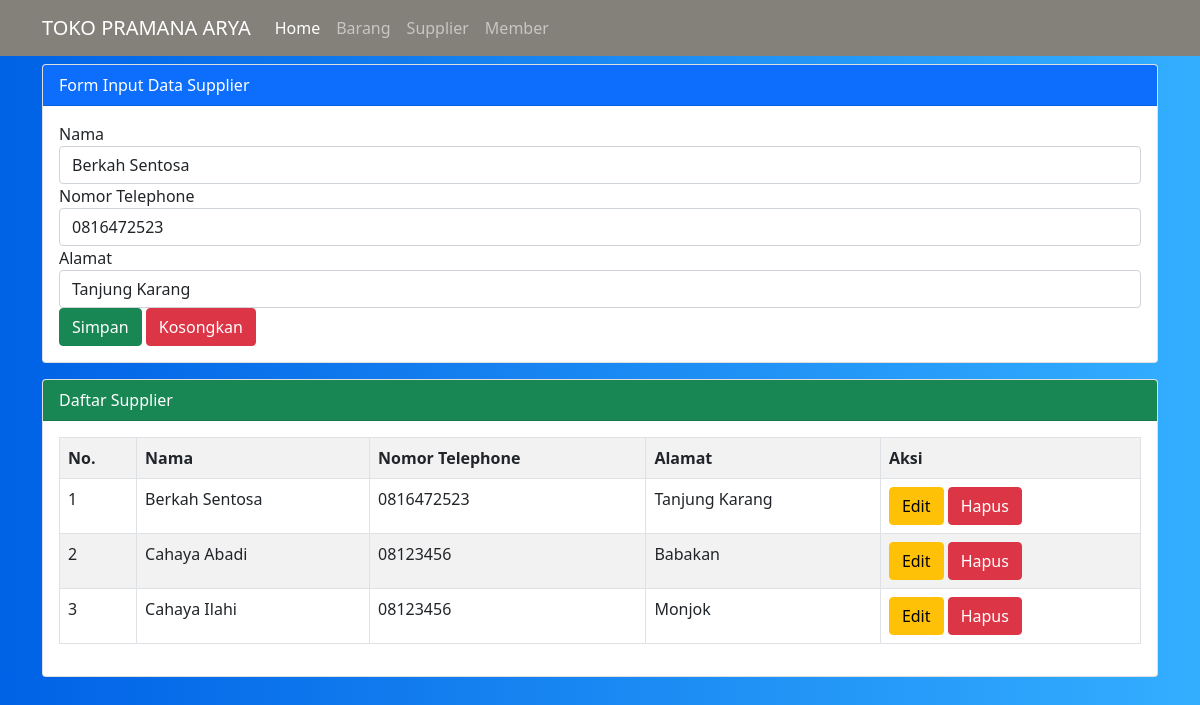
The page /supplier.php?hal=edit&id=10 on the database its author committed.
### tables this page shows
CREATE TABLE `supplier` (
  `id_supplier` int(11) NOT NULL,
  `nama_supplier` varchar(30) NOT NULL,
  `no_telp` char(15) NOT NULL,
  `alamat` varchar(100) NOT NULL
);

### supplier.php (the view, shortened to what this page needs)
<?php
  $server = "localhost";
  $user = "root";
  $pass = "";
  $database = "uas-web";
  $koneksi = mysqli_connect($server, $user, $pass, $database)or die(mysqli_error($koneksi));
  if(isset($_GET['hal']))
  {
    if(@$_GET['hal'] == "edit")
    {
      $tampil = mysqli_query($koneksi, "SELECT * FROM supplier WHERE id_supplier = '$_GET[id]' ");
      $data = mysqli_fetch_array($tampil);
      if($data)
      {
        $vnama = $data['nama_supplier'];
        $vtelp = $data['no_telp'];
        $valamat = $data['alamat'];
      }
    }
  }
?>
<!doctype html>
<html lang="en">
  <head>
    <link href="https://cdn.jsdelivr.net/npm/bootstrap@5.0.0-beta1/dist/css/bootstrap.min.css" rel="stylesheet">
  </head>
<body style="background: linear-gradient(to right, #0062E6, #33AEFF)">
    <nav class="navbar navbar-expand-lg navbar-dark fixed-top" id="mainnav" style="background-color: #84817a">
      <div class="container">
        <a class="navbar-brand" href="#">TOKO PRAMANA ARYA</a>
        <div class="collapse navbar-collapse" id="navbarNav">
          <ul class="navbar-nav ml-auto">
            <li class="nav-item">
              <a class="nav-link active" aria-current="page" href="home.php">Home</a>
            </li>
            <li class="nav-item">
              <a class="nav-link" href="barang.php">Barang</a>
            </li>
            <li class="nav-item">
              <a class="nav-link" href="supplier.php">Supplier</a>
            </li>
            <li class="nav-item">
              <a class="nav-link" href="member.php">Member</a>
            </li>
          </ul>
        </div>
      </div>
    </nav>
<br><br>
    <div class="container">
      <div class="card mt-3">
        <div class="card-header bg-primary text-white">
          Form Input Data Supplier
        </div>
        <div class="card-body">
          <form method="post" action="">
            <div class="form-group">
              <label>Nama</label>
              <input type="text" name="tnama" value="<?=@$vnama?>" class="form-control" placeholder="Input Nama supplier disini!" required>
            </div>
            <div class="form-group">
              <label>Nomor Telephone</label>
              <input type="text" name="ttelp" value="<?=@$vtelp?>" class="form-control" placeholder="Input Nomor supplier disini!" required>
            </div>
            <div class="form-group">
              <label>Alamat</label>
              <input type="text" name="talamat" value="<?=@$valamat?>" class="form-control" placeholder="Input Alamat supplier disini!" required>
            </div>
            <button type="submit" class="btn btn-success" name="bsimpan">Simpan</button>
            <button type="reset" class="btn btn-danger" name="breset">Kosongkan</button>
          </form>
        </div>
      </div>
      <div class="card mt-3">
        <div class="card-header bg-success text-white">
          Daftar Supplier
        </div>
        <div class="card-body">
          <table class="table table-bordered table-striped">
            <tr>
              <th>No.</th>
              <th>Nama</th>
              <th>Nomor Telephone</th>
              <th>Alamat</th>
              <th>Aksi</th>
            </tr>
            <?php
              $no = 1;
              $tampil = mysqli_query($koneksi, "SELECT * from supplier order by id_supplier desc");
              while($data = mysqli_fetch_array($tampil)) :
            ?>
            <tr>
              <td><?=$no++;?></td>
              <td><?=$data['nama_supplier']?></td>
              <td><?=$data['no_telp']?></td>
              <td><?=$data['alamat']?></td>
              <td>
                <a href="supplier.php?hal=edit&id=<?=$data['id_supplier']?>" class="btn btn-warning"> Edit </a>
                <a href="supplier.php?hal=hapus&id=<?=$data['id_supplier']?>"
                   onclick="return confirm('Apakah yakin ingin menghapus data ini?')" class="btn btn-danger"> Hapus </a>
              </td>
            </tr>
          <?php endwhile;  ?>
          </table>
        </div>
      </div>
</div>
  </body>
</html>

### rows shown on the page
supplier: tnama "Berkah Sentosa", ttelp "0816472523", talamat "Tanjung Karang", nama_supplier "Berkah Sentosa", no_telp "0816472523", alamat "Tanjung Karang"
supplier: nama_supplier "Cahaya Abadi", no_telp "08123456", alamat "Babakan"
supplier: nama_supplier "Cahaya Ilahi", no_telp "08123456", alamat "Monjok"
